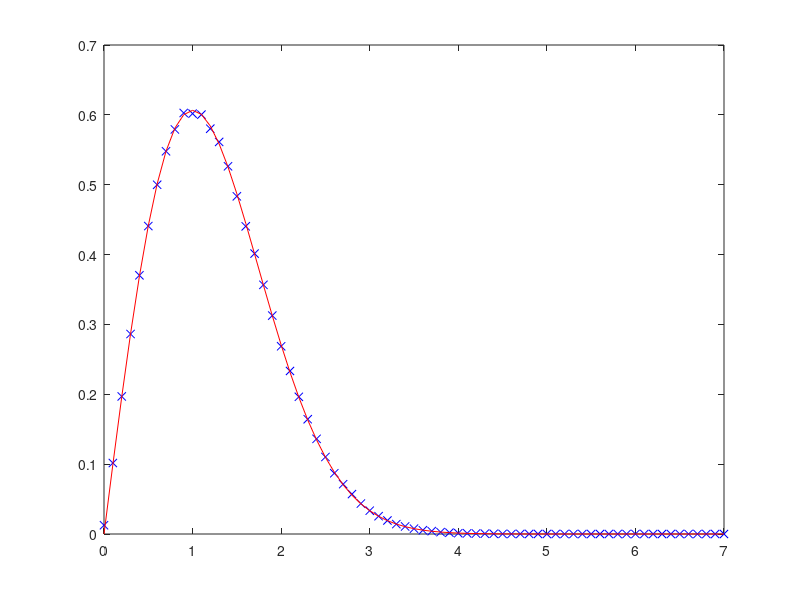

Here is the MATLAB script that generated this plot:
%% Rayleigh

% Simulation
Nsamples = 10e5;
I = randn(1, Nsamples);
Q = randn(1, Nsamples);

Z = I + j*Q;

% Get histogram data for simulation
step = 0.1;
zRange = 0:step:7;
hold off;
[raysim zx] = hist(abs(Z), zRange);

% Theory
var = 1;
RayleighTheory = zeros(size(zRange));
for (zi=1:length(zRange))
    z = zRange(zi);
    RayleighTheory(zi) = z/var * exp(- (z^2)/(2*var));
end

% Plot both Theory and Simulation
plot(zx, raysim/Nsamples/step, 'bx');
hold on;
plot(zRange, RayleighTheory, 'r');